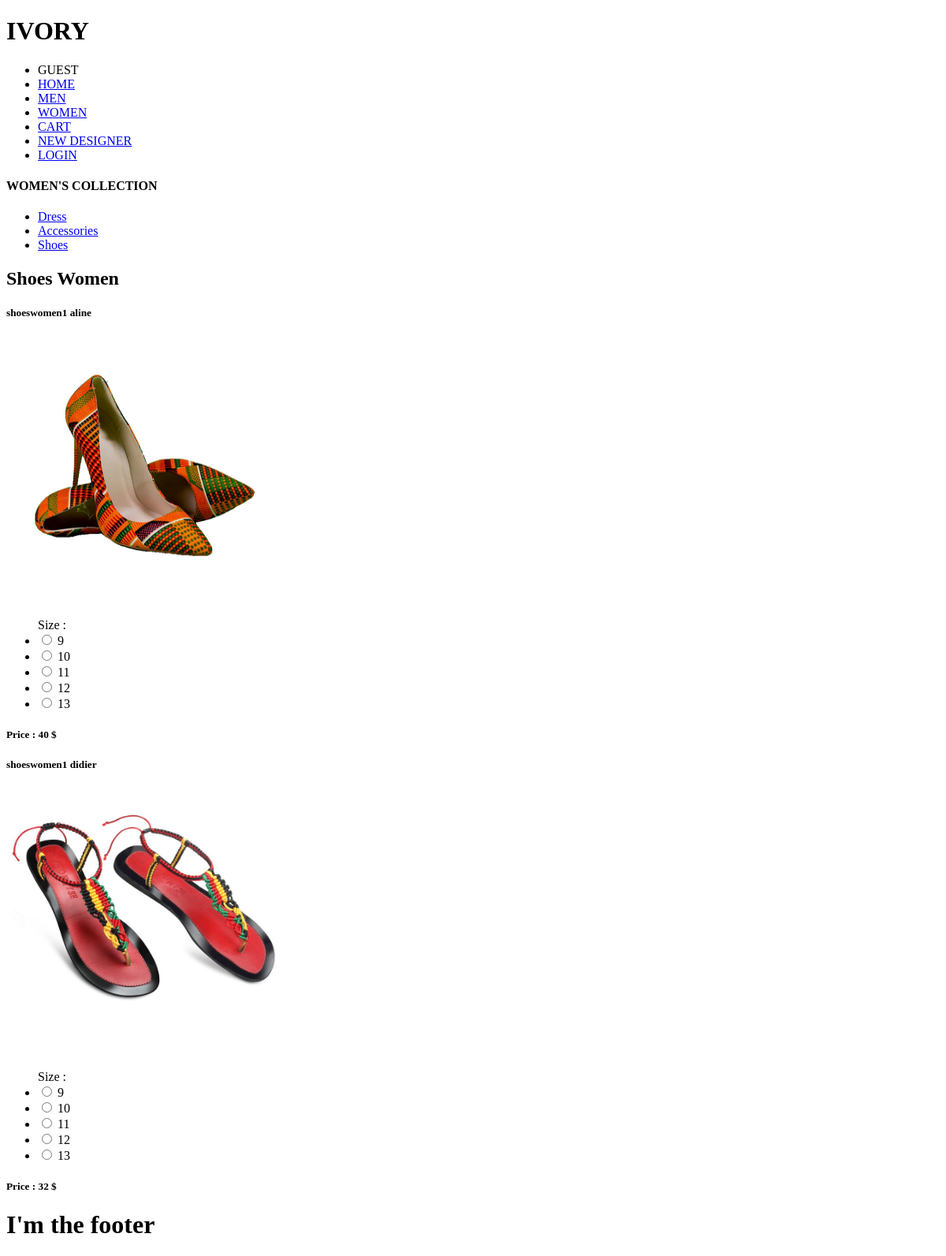
Page /shoeswomen/ on the earlier database version.
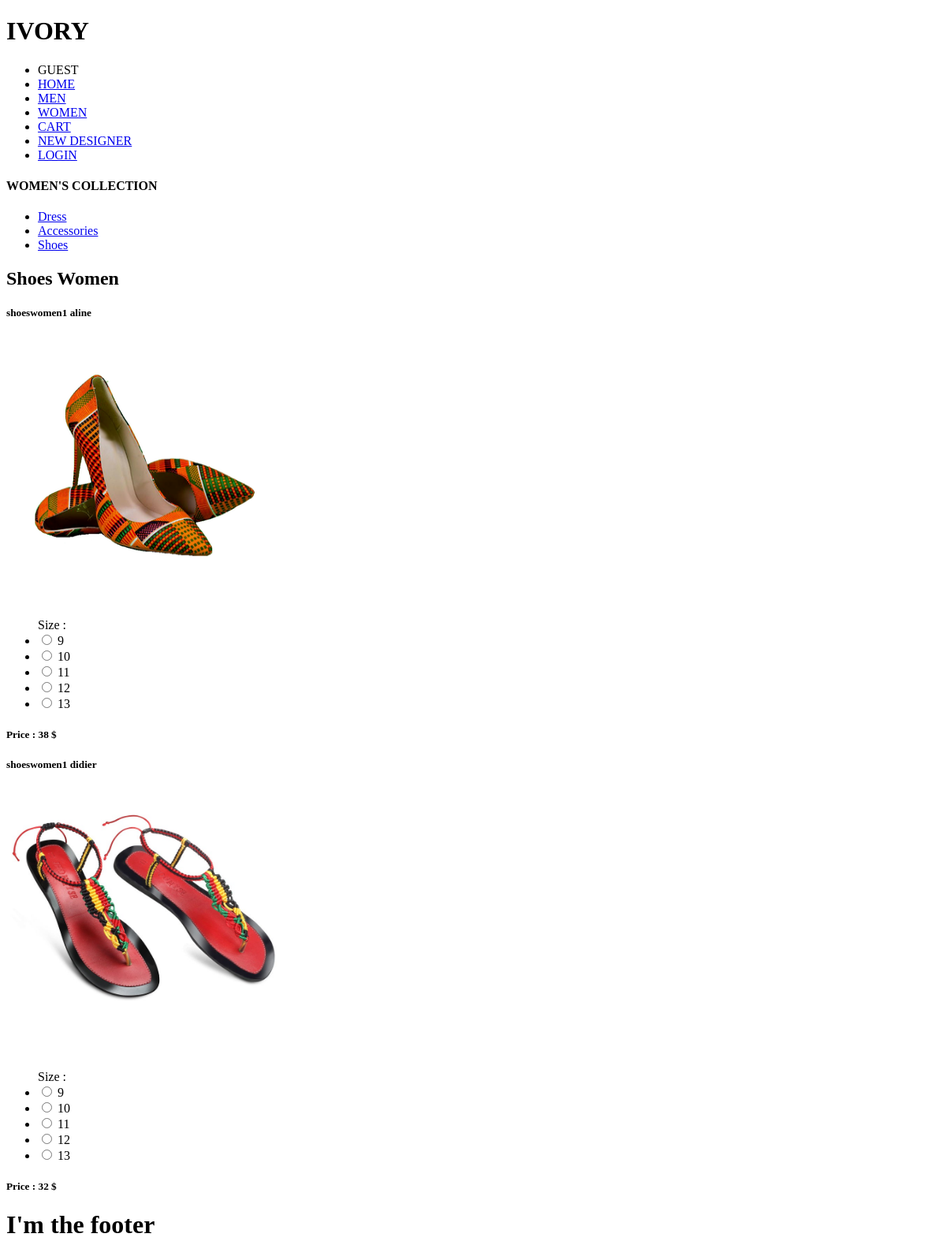
Same page on the later database version.
### ivoryApp/models.py (models this page shows, shortened)
class ShoesWomen(models.Model):
    sw_title = models.CharField(max_length=200)
    sw_picture = models.ImageField(upload_to="media/images/", null=True, blank=True)
    sw_price = models.IntegerField(default=0)
    sw_ForeignKey = models.ForeignKey(UserLoginModel, on_delete=models.SET_NULL, null=True, blank=True)

### ivoryApp/views.py (the view)
# urls.py: path('shoeswomen/', views.shoeswomen, name='shoeswomen'),
def shoeswomen(request):
    form = MyForm()
    allShoesWomen = ShoesWomen.objects.all()
    return render(request, 'ivoryApp/item/shoesWomen.html', {'allShoesWomen': allShoesWomen, 'form': form})

### ivoryApp/forms.py
class MyForm(forms.Form):
    my_choice_field = forms.ChoiceField(choices=CUSTOMER_SIZE_ACCESSORY)
    ts_size = forms.ChoiceField(choices=CUSTOMER_SIZE)
    s_size = forms.ChoiceField(choices=CUSTOMER_SIZE)
    pant_size = forms.ChoiceField(choices=CUSTOMER_SIZE)
    sm_size = forms.ChoiceField(choices=CUSTOMER_SIZE_SHOES)
    dress_size = forms.ChoiceField(choices=CUSTOMER_SIZE)
    bj_size = forms.ChoiceField(choices=CUSTOMER_SIZE_ACCESSORY)
    sw_size = forms.ChoiceField(choices=CUSTOMER_SIZE_SHOES)

### ivoryApp/templates/ivoryApp/item/shoesWomen.html (shortened to what this page needs)
{% extends 'ivoryApp/women.html' %}
{% block content %}
<h2>Shoes Women</h2>
{% if allShoesWomen %}
{% for eachsw in allShoesWomen %}
<h5>{{ eachsw.sw_title }}</h5>
<h5>
    <img src="{{eachsw.sw_picture.url}}" alt="image item">
</h5>
<ul> Size :
    {% for choice in form.sw_size.field.choices %}
    <li>
        <input type="radio" name="sw_size" value="{{choice.0}}"
               />
        <label>
            {{choice.1}}
        </label>
    </li>
    {% endfor %}
</ul>
<h5>Price : {{ eachsw.sw_price }} $</h5>
{% endfor %}
{% endif %}
{% endblock %}

Differences in the rows shown:
changed ShoesWomen "shoeswomen1 aline": sw_price "40" → "38"
